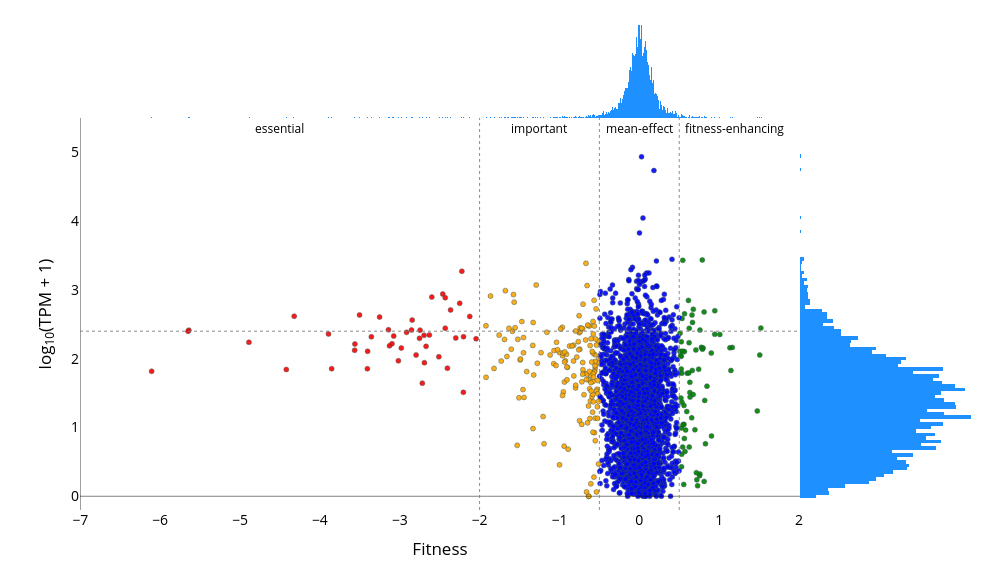

Write notebook code for a chart like this one.
### Code cell
figA = plot_fitness_expression(fitness_tpm, cutoff)
figA.show(config=config)

### Figure 1 — Plotly figure (JSON) as saved in the notebook; plotly's stock layout.template omitted (floating-point values rounded to 4 significant figures; data arrays with more than 128 entries replaced by an {"elided": "..."} marker saying what was removed)
{"data": [{"customdata": {"elided": "4477 str values"}, "hovertemplate": "<b>LocusId:</b> %{customdata}<br><b>Fitness:</b> %{x:.2f}<br><b>TPM_log10:</b> %{y:.2f}<extra></extra>", "marker": {"color": {"elided": "4477 str values"}, "line": {"color": "DarkSlateGrey", "width": 0.5}, "opacity": 0.9, "size": 5}, "mode": "markers", "type": "scatter", "x": {"elided": "4477 float values"}, "xaxis": "x3", "y": {"elided": "4477 float values"}, "yaxis": "y3"}, {"marker": {"color": "dodgerblue"}, "nbinsx": 800, "showlegend": false, "type": "histogram", "x": {"elided": "4477 float values"}, "xaxis": "x", "yaxis": "y"}, {"marker": {"color": "dodgerblue"}, "nbinsy": 100, "showlegend": false, "type": "histogram", "xaxis": "x4", "y": {"elided": "4477 float values"}, "yaxis": "y4"}], "layout": {"annotations": [{"font": {"color": "black", "size": 12}, "showarrow": false, "text": "essential", "x": -4.5, "xanchor": "center", "xref": "x3", "y": 5.35, "yref": "y3"}, {"font": {"color": "black", "size": 12}, "showarrow": false, "text": "important", "x": -1.25, "xanchor": "center", "xref": "x3", "y": 5.35, "yref": "y3"}, {"font": {"color": "black", "size": 12}, "showarrow": false, "text": "mean-effect", "x": 0, "xanchor": "center", "xref": "x3", "y": 5.35, "yref": "y3"}, {"font": {"color": "black", "size": 12}, "showarrow": false, "text": "fitness-enhancing", "x": 0.55, "xanchor": "left", "xref": "x3", "y": 5.35, "yref": "y3"}], "font": {"color": "black", "size": 14}, "height": 570, "margin": {"b": 60, "l": 80, "r": 20, "t": 20}, "plot_bgcolor": "rgba(0, 0, 0, 0)", "shapes": [{"line": {"color": "black", "dash": "solid", "width": 0.5}, "type": "line", "x0": 0, "x1": 1, "xref": "x3 domain", "y0": 0, "y1": 0, "yref": "y3"}, {"line": {"color": "black", "dash": "solid", "width": 0.5}, "type": "line", "x0": -7, "x1": -7, "xref": "x3", "y0": 0, "y1": 1, "yref": "y3 domain"}, {"line": {"color": "gray", "dash": "dot", "width": 0.9}, "type": "line", "x0": 0, "x1": 1, "xref": "x3 domain", "y0": 2.4, "y1": 2.4, "yref": "y3"}, {"line": {"color": "gray", "dash": "dot", "width": 0.9}, "type": "line", "x0": 0.5, "x1": 0.5, "xref": "x3", "y0": 0, "y1": 1, "yref": "y3 domain"}, {"line": {"color": "gray", "dash": "dot", "width": 0.9}, "type": "line", "x0": -0.5, "x1": -0.5, "xref": "x3", "y0": 0, "y1": 1, "yref": "y3 domain"}, {"line": {"color": "gray", "dash": "dot", "width": 0.9}, "type": "line", "x0": -2, "x1": -2, "xref": "x3", "y0": 0, "y1": 1, "yref": "y3 domain"}], "showlegend": false, "width": 1000, "xaxis": {"anchor": "y", "domain": [0.0, 0.8], "matches": "x3", "showticklabels": false}, "xaxis2": {"anchor": "y2", "domain": [0.8, 1.0], "matches": "x4", "showticklabels": false}, "xaxis3": {"anchor": "y3", "domain": [0.0, 0.8], "title": {"text": "Fitness"}}, "xaxis4": {"anchor": "y4", "domain": [0.8, 1.0], "showticklabels": false}, "yaxis": {"anchor": "x", "domain": [0.8, 1.0], "showticklabels": false}, "yaxis2": {"anchor": "x2", "domain": [0.8, 1.0], "matches": "y", "showticklabels": false}, "yaxis3": {"anchor": "x3", "domain": [0.0, 0.8], "range": [-0.2, 5.5], "title": {"text": "log<sub>10</sub>(TPM + 1)"}}, "yaxis4": {"anchor": "x4", "domain": [0.0, 0.8], "matches": "y3", "showticklabels": false}}}
